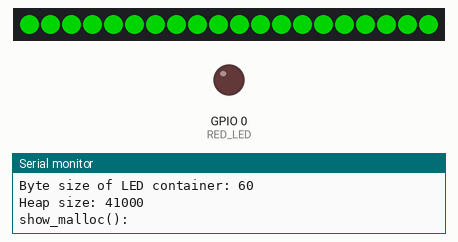
The sketch below on a simulated ESP8266 (NodeMCU). Shown: 20 RGB LEDs in strip order, left to right, output pins drawn as LEDs (lit = HIGH), the last lines printed to the serial monitor. Dashed ring = blinking. Dim RGB values are drawn brighter than linear.

Above: at 1.1 s.
At 7.6 s:
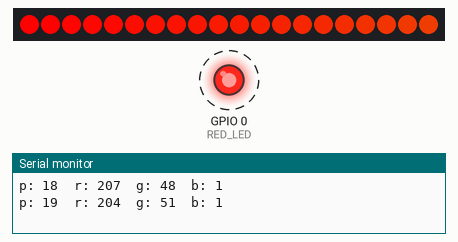
At 24.9 s:
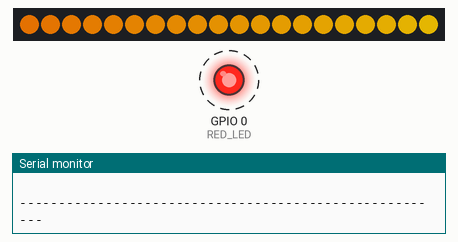
At 36.9 s:
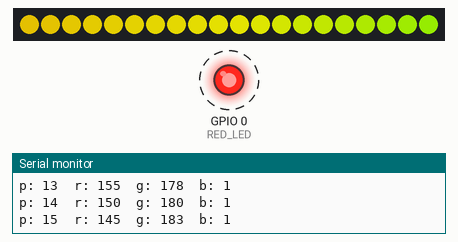
Timing chart, 0 to 40.0 s (numbered marks = the images above):
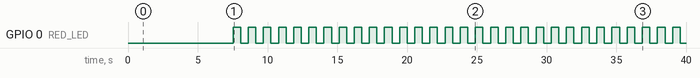

Measured:
- by itself, GPIO 0 (RED_LED): alternates HIGH for 0.54 s and LOW for 0.54 s
- what the display in image 0 shows lasts 1.0 s, from 1.0 s to 2.0 s

The sketch:

esp8266_led_dump.ino
```cpp
// compilation settings
// Board: Adafruit HUZZAH ESP8266, 80 Mhz, 4M (3M SPIFFS).
// See here for installation of the IDE: https://learn.adafruit.com/adafruit-feather-huzzah-esp8266/using-arduino-ide

#include <Streaming.h>
#include <FastLED.h>
extern "C" {
#include "user_interface.h"
}

// See: https://github.com/FastLED/FastLED/wiki/ESP8266-notes

FASTLED_USING_NAMESPACE

// hardware SPI on ESP8266
#define SPI_SCK 14 // clock line; CLK
#define SPI_MOSI 13 // master in, slave out; NC
#define SPI_MISO 12 // master out, slave in; DATA

// 45mm 12V modules
#define DATA_PIN SPI_MISO
#define CLOCK_PIN SPI_SCK
#define LED_TYPE WS2801
#define COLOR_ORDER RGB

// pentaphilia dimensions
#define N_LED_STRAND 20 // number of LEDs in a strand of lights
#define N_GAP (125-1) // number of double pentagons gaps we'll light
//#define N_LED N_GAP*N_LED_STRAND // number of LEDs on a single data/clock pair
#define N_LED 20 // number of LEDs on a single data/clock pair

// that's a big malloc()
CRGB leds[N_LED];
// this does "work", per se, but we can achieve only ~16 fps
// if you double the leds, 8 fps.
// if you quadruple the leds, 4 fps.
// in either case, you want to segment to multiple controller pin pairs to increase fps.

/*
 * better to segment the controllers, but do so in a way that makese sense for addressing and wiring:
 *
 *  Overhead view of a DP. "center" is where the pentagons meet; "left" and "right" are arbitary ways to
 *  denote a pentagon.
 *
 *  left P===========center===========right P
 *             L                R
 *  left P===========center===========right P
 *
 *
 *  L and R are the strands installed on the left and right sides, respectively
 *
 *  See: https://github.com/FastLED/FastLED/wiki/Multiple-Controller-Examples for ideas on segmenting with
 *  multiple controllers
 */


// available blinkers on hardware
#define RED_LED 0
#define BLUE_LED 2

// general controls
#define BRIGHTNESS          255

// rotating "base color" used by many of the patterns
uint8_t gHue = 0;


/****Variables needed for sending to Processing. */
uint16_t sendDelay = 10;    // [Milliseconds] To slow stuff down if needed.
boolean testing = true;  // Default is false. [Ok to change for testing.]
  // Can temporarily change testing to true to check output in serial monitor.
  // Must set back to false to allow Processing to connect and receive data.

boolean linkedUp = false;  // Initially set linkup status false. [Do Not change.]
/****End of variables needed for sending Processing. */


void setup() {
  Serial.begin(115200);
  Serial << endl << endl;
  Serial << F("Startup") << endl;

  pinMode(RED_LED, OUTPUT);
  digitalWrite(RED_LED, LOW);

  Serial << F("LED count: ") << N_LED << endl;
  Serial << F("Byte size of LED container: ") << sizeof(leds) << endl;

  Serial << F("Heap size: ") << system_get_free_heap_size() << endl;
  Serial << F("show_malloc():") << endl;
  system_show_malloc();

  // tell FastLED about the LED strip configuration
  FastLED.addLeds<LED_TYPE, DATA_PIN, CLOCK_PIN, COLOR_ORDER>(leds, N_LED).setCorrection(TypicalLEDStrip);
  // set master brightness control
  FastLED.setBrightness(BRIGHTNESS);

  p_all_one(CRGB::Red);
  delay(1000);
  p_all_one(CRGB::Green);
  delay(1000);
  p_all_one(CRGB::Blue);
  delay(1000);
  p_all_one(CRGB::Black);
  delay(1000);

  /****Stuff needed in setup() section for sending to Processing. */
  Serial.begin(115200);  // Allows serial output.
  while (!Serial){ ; }  // Wait for serial connection. Only needed for Leonardo board.
  firstContact();  // Connect with Processing. Hello, is anyone out there?
  /****End of stuff to put in your setup() section for Processing. */


}

void loop() {

  // send the 'leds' array out to the actual LED strip
  showLEDs();

  // do some periodic updates
  EVERY_N_MILLISECONDS( 20 ) { gHue++; } // slowly cycle the "base color" through the rainbow

  // animation
  fill_rainbow(leds, N_LED, gHue, 1);

  // heartbeat
  static byte led_state = LOW;
  led_state = !led_state;
  digitalWrite(RED_LED, led_state);

  // Show our FPS
  EVERY_N_SECONDS( 10 ) {
    Serial << F("Reported FPS:") << FastLED.getFPS() << endl;
  }
}

void p_all_one(CRGB color) {
  fill_solid(leds, N_LED, color);
  showLEDs();
}

void showLEDs() {
  FastLED.show();
  if( linkedUp ) SendToProcessing();
}

/****The below two functions are needed for sending to Processing. */
// Copy from here to the bottom.
//--------------------
// Waits for Processing to respond and then sends the number of pixels.
void firstContact() {
  uint16_t nLEDS = N_LED;  // Number to send to Processing.  (Allows up to 65,535 pixels)
  if (testing == true){
    linkedUp = true;  // If testing, pretend we are already connected to Processing.
    Serial.print("N_LED: "); Serial.println(nLEDS);  // Number of pixels in our LED strip.
    Serial.print("  High Byte = "); Serial.print(highByte(nLEDS));  // The high byte.
    Serial.print(" x 256 = "); Serial.println(highByte(nLEDS) * 256);
    Serial.print("  Low Byte  = "); Serial.println(lowByte(nLEDS));  // The low byte.
    delay(3000);
  }
  else {
    while (Serial.available() <= 0) {  // Repeats until Processing responds. Hello?
      Serial.print('A');  // send an ASCII A (byte of value 65)
      delay(100);
    }
    // Once Processing responds send the number of pixels as two bytes.
    Serial.write(highByte(nLEDS));  // Send the high byte to Processing.
    Serial.write(lowByte(nLEDS));  // Send the low byte to Processing.
    Serial.print('#');  // send an ASCII # (byte of value 35) as a flag for Processing.
    linkedUp = true;  // Now that Processing knows number of pixels set linkedUp to true.
    delay(500);
  }
}

//--------------------
// This function sends ALL the pixel data to Processing.
void SendToProcessing() {
  if (testing == true){  // Print pixel data. If N_LED is large this will be a lot of data!
    Serial.println("-------------------------------------------------------");
    for (uint16_t d=0; d < N_LED; d++){
      Serial.print("p: "); Serial.print(d);
      Serial.print("\tr: "); Serial.print(leds[d].r);
      Serial.print("\tg: "); Serial.print(leds[d].g);
      Serial.print("\tb: "); Serial.println(leds[d].b);
    }
    Serial.println(" ");
    delay(500);  // Add some extra delay while testing.
  }
  else {  // Send ALL the pixel data to Processing!
    for (uint16_t d=0; d < N_LED; d++){
      Serial.write(d);          // Pixel number
      Serial.write(leds[d].r);  // Red channel data
      Serial.write(leds[d].g);  // Green channel data
      Serial.write(leds[d].b);  // Blue channel data
    }
    delay(sendDelay);  // Delay to slow things down if needed.
  }
}

//--------------------
/****End of the functions needed for sending to Processing.*/
```
